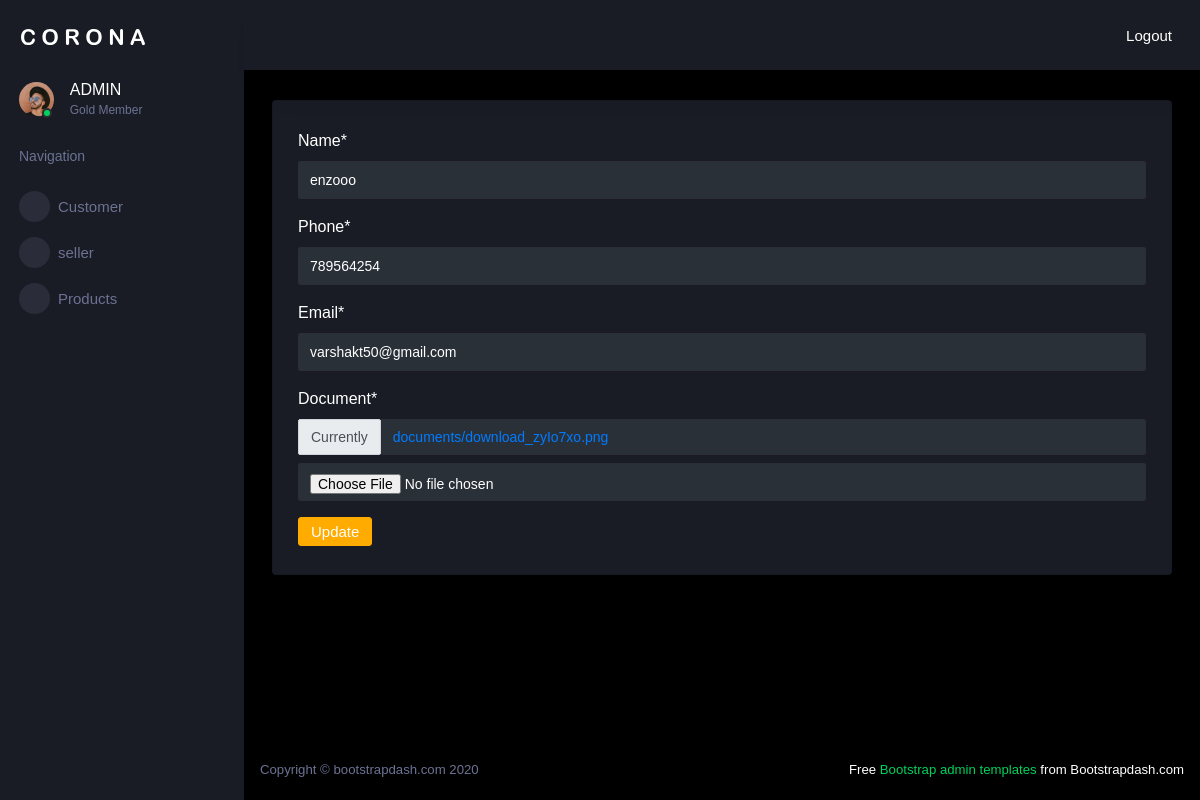
The page /seller_update/1/ (signed in) on the database as committed earlier.
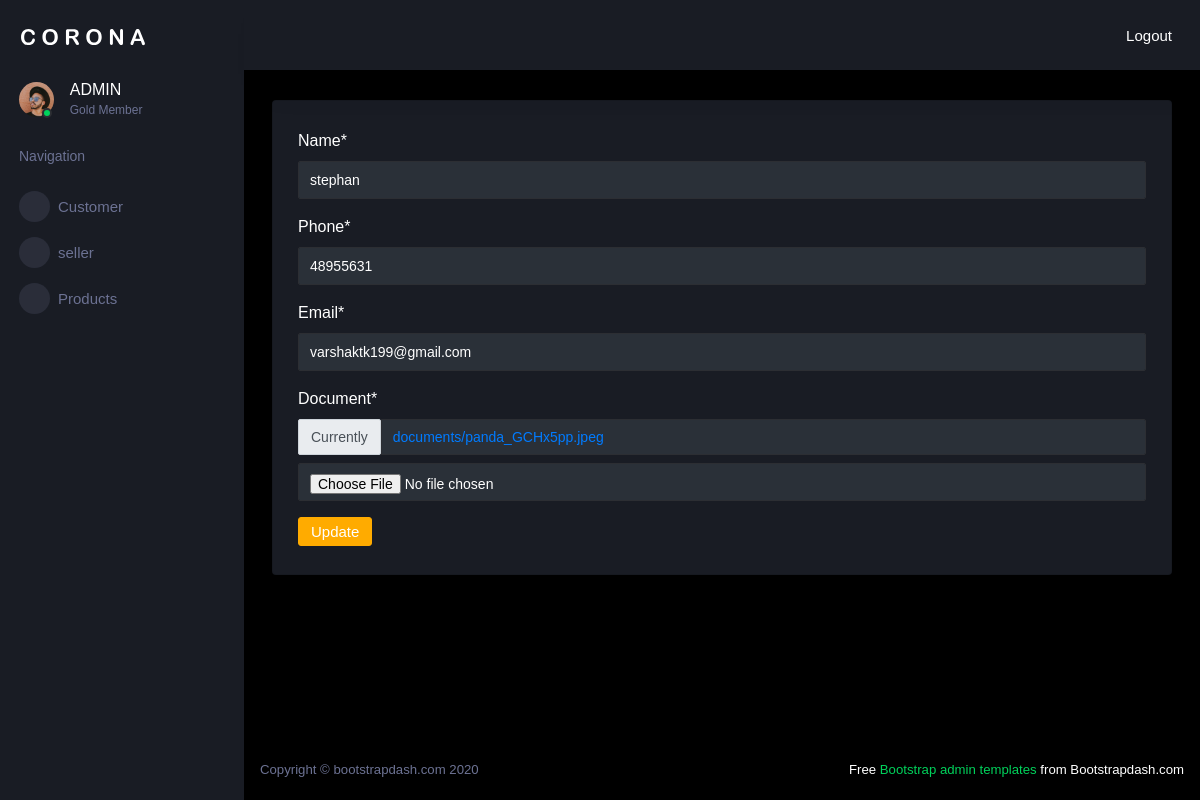
The same page on the database as committed later.
### e_app/models.py (models this page shows)
class Seller(models.Model):
    user = models.ForeignKey(Login_view, on_delete=models.CASCADE, related_name='seller')
    name = models.CharField(max_length=20)
    phone = models.IntegerField()
    email = models.EmailField()
    document = models.FileField(upload_to='documents/')

### e_app/admin_views.py (the view)
# urls.py: path('seller_update/<int:id>/',admin_views.seller_update,name='seller_update'),
@login_required(login_url='login_view')
def seller_update(request,id):
    data=Seller.objects.get(id=id)
    form=SellerForm(instance=data)
    if request.method=='POST':
        updated_data=SellerForm(request.POST,request.FILES,instance = data)
        updated_data.is_valid()
        updated_data.save()
        return redirect('admin_sellerview')
    return render(request,'Admin/admin_sellerupdate.html',{'form':form})

### e_app/forms.py
class SellerForm(forms.ModelForm):
    class Meta:
        model=Seller
        fields = '__all__'
        exclude = ('user',)

### templates/Admin/admin_sellerupdate.html (shortened to what this page needs)
{% extends 'Admin/admin_base.html' %}
{%load crispy_forms_tags %}
{% block content %}
<form method="POST" enctype="multipart/form-data">
   {{form|crispy}}
    <button type="submit" class="btn btn-warning">Update</button>
</form>
{% endblock %}

Rows that differ between the two databases and show on the page:
changed Seller: name "enzooo" → "stephan"; phone "789564254" → "48955631"; email "varshakt50@gmail.com" → "varshaktk199@gmail.com"
Other text that changed with them:
text no longer shown: "Name * Phone * Email * Document * Currently documents/download_zyIo7xo.png"
text now shown: "Name * Phone * Email * Document * Currently documents/panda_GCHx5pp.jpeg"
